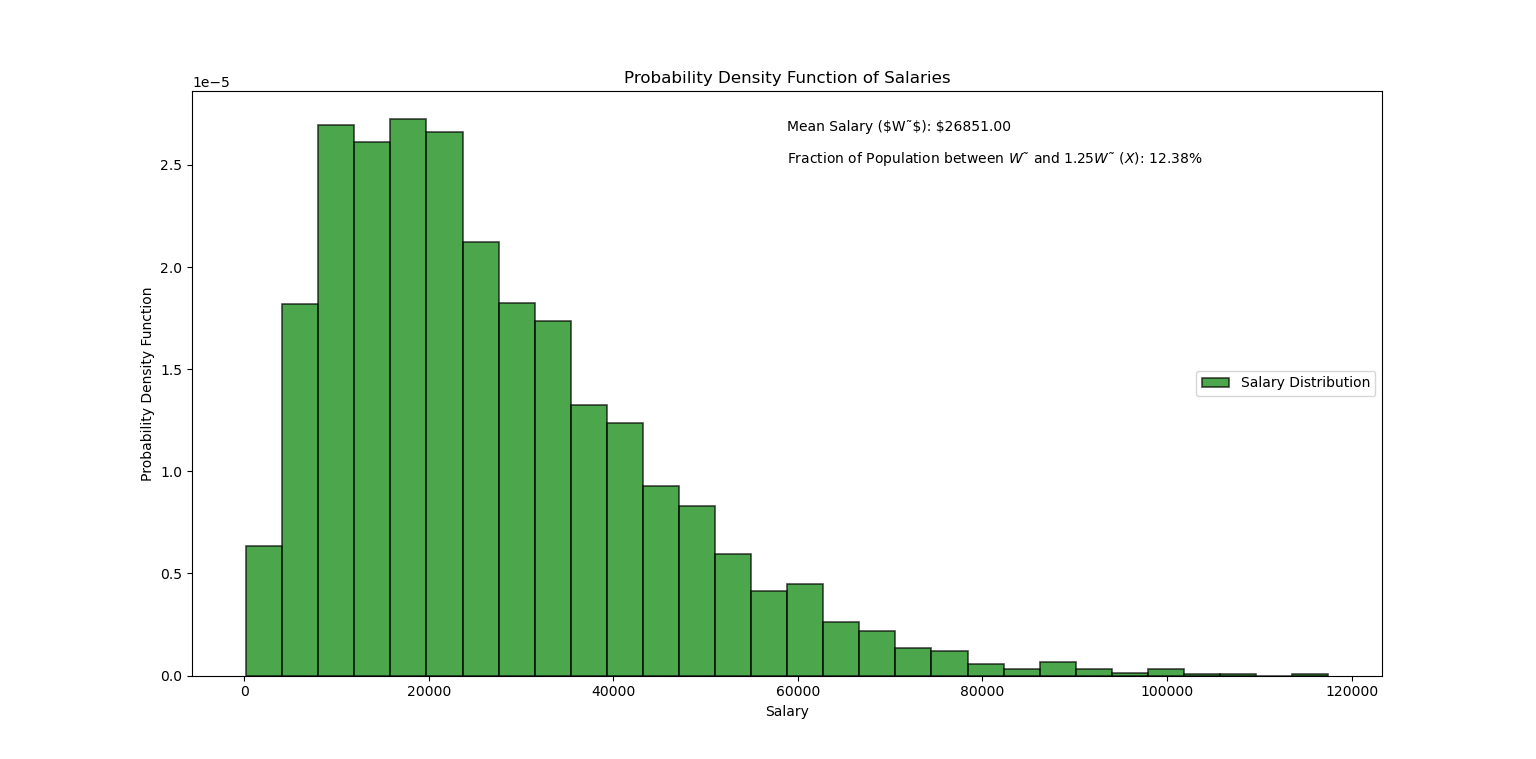

The Python source for this figure:
# -*- coding: utf-8 -*-
"""
Created on Fri Jan  5 16:51:27 2024

@author: Nikhil Soni
studentID: 22045846
"""
import pandas as pd
import numpy as np
import matplotlib.pyplot as plt

# Update with your CSV file path
df = pd.read_csv("data6.csv")

# data is in the first column
salary_data = df.iloc[:, 0].values

# Create a histogram
plt.hist(salary_data, bins=30, density=True, alpha=0.7,
         color='green', edgecolor='black', linewidth=1.2)

# Calculate mean annual salary (W˜)
mean_salary = np.mean(salary_data)

# Calculate the fraction of population with salaries between W˜ and 1.25W˜ (X)
lower_bound = mean_salary
upper_bound = 1.25 * mean_salary
fraction_population = np.sum((salary_data >= lower_bound) & (
    salary_data <= upper_bound)) / len(salary_data)

# Print W˜ and X on the graph
plt.text(0.5, 0.95, f'Mean Salary ($W˜$): ${mean_salary:.2f}', transform=plt.gca(
).transAxes, fontsize=10, verticalalignment='top')
plt.text(0.5, 0.9, f'Fraction of Population between $W˜$ and $1.25W˜$ ($X$): {fraction_population:.2%}', transform=plt.gca(
).transAxes, fontsize=10, verticalalignment='top')

# Set labels and title
plt.xlabel('Salary')
plt.ylabel('Probability Density Function')
plt.title('Probability Density Function of Salaries')

# Display legend
plt.legend(['Salary Distribution'], loc="center right")

# Show the plot
plt.show()
